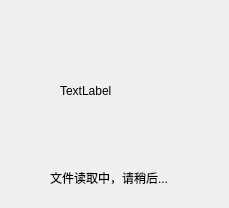
<?xml version="1.0" encoding="UTF-8"?>
<ui version="4.0">
 <class>WaittingDlg</class>
 <widget class="QWidget" name="WaittingDlg">
  <property name="geometry">
   <rect>
    <x>0</x>
    <y>0</y>
    <width>229</width>
    <height>208</height>
   </rect>
  </property>
  <property name="windowTitle">
   <string>Form</string>
  </property>
  <widget class="QLabel" name="label">
   <property name="geometry">
    <rect>
     <x>60</x>
     <y>40</y>
     <width>111</width>
     <height>101</height>
    </rect>
   </property>
   <property name="text">
    <string>TextLabel</string>
   </property>
  </widget>
  <widget class="QLabel" name="label_2">
   <property name="geometry">
    <rect>
     <x>50</x>
     <y>170</y>
     <width>131</width>
     <height>16</height>
    </rect>
   </property>
   <property name="text">
    <string>文件读取中，请稍后...</string>
   </property>
  </widget>
 </widget>
 <resources/>
 <connections/>
</ui>
